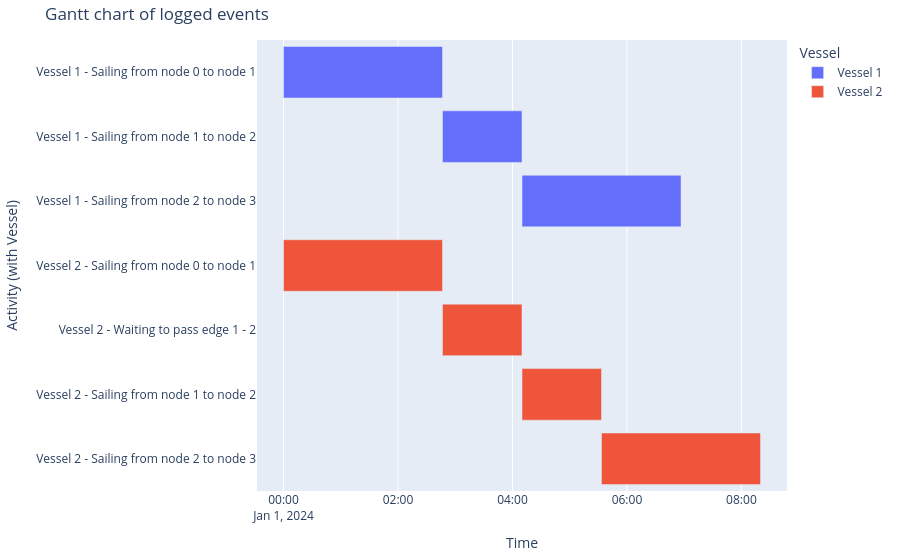

Write notebook code for a chart like this one.
### Code cell
import plotly.express as px

# create a Gantt chart from the eventtable

# add vessel name to activity label
eventtable['activity label'] = eventtable['object name'] + ' - ' + eventtable['activity name']

# create the Gantt chart
fig = px.timeline(
    eventtable,
    x_start="start time",
    x_end="stop time",
    y="activity label",
    color="object name",
    title="Gantt chart of logged events"
)

# reverse the Y-axis to match Gantt chart style
fig.update_yaxes(autorange="reversed")

# customize layout
fig.update_layout(
    xaxis_title="Time",
    yaxis_title="Activity (with Vessel)",
    legend_title="Vessel",
    margin=dict(l=20, r=20, t=40, b=20)
)

# show the chart
fig.show()

### Figure 1 — Plotly figure (JSON) as saved in the notebook; plotly's stock layout.template omitted (floating-point values rounded to 4 significant figures)
{"data": [{"base": ["2024-01-01T00:00:00.000000000", "2024-01-01T02:46:40.000000000", "2024-01-01T04:10:00.000000000"], "hovertemplate": "object name=Vessel 1<br>start time=%{base}<br>stop time=%{x}<br>activity label=%{y}<extra></extra>", "legendgroup": "Vessel 1", "marker": {"color": "#636efa", "pattern": {"shape": ""}}, "name": "Vessel 1", "orientation": "h", "showlegend": true, "textposition": "auto", "type": "bar", "x": [10000000, 5000000, 10000000], "xaxis": "x", "y": ["Vessel 1 - Sailing from node 0 to node 1", "Vessel 1 - Sailing from node 1 to node 2", "Vessel 1 - Sailing from node 2 to node 3"], "yaxis": "y"}, {"base": ["2024-01-01T00:00:00.000000000", "2024-01-01T02:46:40.000000000", "2024-01-01T04:10:00.000000000", "2024-01-01T05:33:20.000000000"], "hovertemplate": "object name=Vessel 2<br>start time=%{base}<br>stop time=%{x}<br>activity label=%{y}<extra></extra>", "legendgroup": "Vessel 2", "marker": {"color": "#EF553B", "pattern": {"shape": ""}}, "name": "Vessel 2", "orientation": "h", "showlegend": true, "textposition": "auto", "type": "bar", "x": [10000000, 5000000, 5000000, 10000000], "xaxis": "x", "y": ["Vessel 2 - Sailing from node 0 to node 1", "Vessel 2 - Waiting to pass edge 1 - 2", "Vessel 2 - Sailing from node 1 to node 2", "Vessel 2 - Sailing from node 2 to node 3"], "yaxis": "y"}], "layout": {"barmode": "overlay", "legend": {"title": {"text": "Vessel"}, "tracegroupgap": 0}, "margin": {"b": 20, "l": 20, "r": 20, "t": 40}, "title": {"text": "Gantt chart of logged events"}, "xaxis": {"anchor": "y", "domain": [0, 1], "title": {"text": "Time"}, "type": "date"}, "yaxis": {"anchor": "x", "autorange": "reversed", "domain": [0, 1], "title": {"text": "Activity (with Vessel)"}}}}
